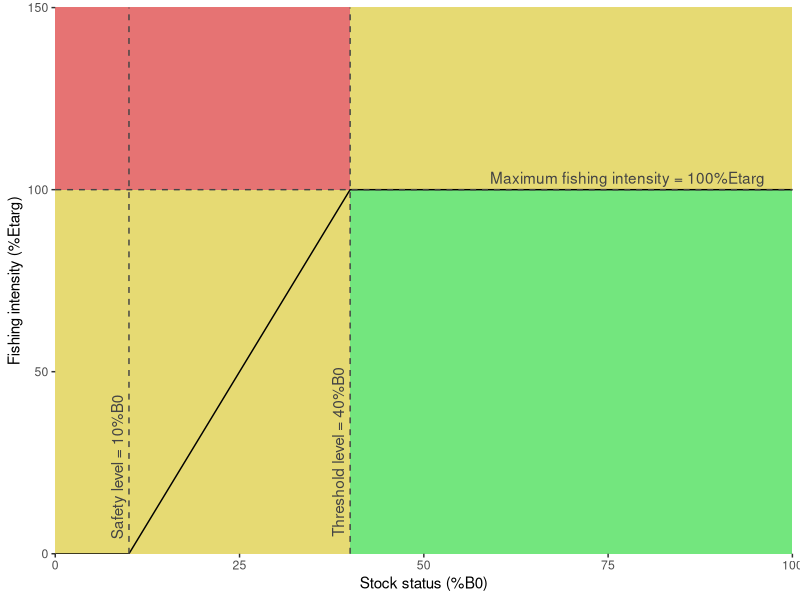

Write the R code that produced this figure.
library(ggplot2)

safety <- 10
threshold <- 40
imax <- 100

values <- within(data.frame(status=seq(0,100,1)),{
  value <- imax/(threshold-safety)*(status-safety)
  value[status<safety] <- 0
  value[status>threshold] <- imax
})

plot <- ggplot(values) +
  geom_rect(xmin=0,xmax=40,ymin=0,ymax=100,fill=hsv(0.15,0.5,0.9)) +
  geom_rect(xmin=40,xmax=100,ymin=0,ymax=100,fill=hsv(0.35,0.5,0.9)) +
  geom_rect(xmin=0,xmax=40,ymin=100,ymax=200,fill=hsv(0,0.5,0.9)) +
  geom_rect(xmin=40,xmax=100,ymin=100,ymax=200,fill=hsv(0.15,0.5,0.9)) +
  geom_line(aes(x=status,y=value)) +
  geom_vline(aes(xintercept=safety),lty=2,col='#444444') + 
  annotate('text',x=safety,y=0,label=paste0('Safety level = ',safety,'%B0'),angle=90,vjust=-0.5,hjust=-0.1,col='#444444') +
  geom_vline(aes(xintercept=threshold),lty=2,col='#444444') + 
  annotate('text',x=threshold,y=0,label=paste0('Threshold level = ',threshold,'%B0'),angle=90,vjust=-0.5,hjust=-0.1,col='#444444') +
  geom_hline(aes(yintercept=imax),lty=2,col='#444444') +
  annotate('text',x=100,y=imax,label=paste0('Maximum fishing intensity = ',imax,'%Etarg'),vjust=-0.5,hjust=1.1,col='#444444') +
  scale_x_continuous('Stock status (%B0)',limits=c(0,100),expand=c(0,0)) +
  scale_y_continuous('Fishing intensity (%Etarg)',limits=c(0,150),expand=c(0,0)) +
  labs(colour="")

svg("maldives2016.svg", width=6, height=4)
#par(mar=c(5,5,3,3))
print(plot)
dev.off()

write.table(format(values,digits=2), 'maldives2016.txt', row.names=F, quote=F)

